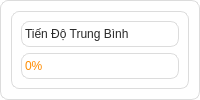
    <widget class="QWidget" name="Dept_2">
     <property name="styleSheet">
      <string notr="true">
	background-color: rgb(255, 255, 255);
	border-radius: 8px;
	border: 1px solid rgb(220, 220, 220);
      </string>
     </property>
     <layout class="QVBoxLayout" name="deptLayout">
      <item>
       <widget class="QFrame" name="progressFrame">
        <property name="styleSheet">
         <string notr="true">
	  background-color: rgb(255, 255, 255);
	  border-radius: 8px;
	  border: 1px solid rgb(220, 220, 220);
         </string>
        </property>
        <property name="frameShape">
         <enum>QFrame::Shape::StyledPanel</enum>
        </property>
        <layout class="QVBoxLayout" name="progressLayout">
         <item>
          <widget class="QLabel" name="progressTitle">
           <property name="styleSheet">
            <string notr="true">font: 700 14pt &quot;Segoe UI&quot;; color: rgb(41, 41, 41);</string>
           </property>
           <property name="text">
            <string>Tiến Độ Trung Bình</string>
           </property>
          </widget>
         </item>
         <item>
          <widget class="QLabel" name="progressPercent">
           <property name="styleSheet">
            <string notr="true">font: 700 24pt &quot;Segoe UI&quot;; color: rgb(255, 140, 0);</string>
           </property>
           <property name="text">
            <string>0%</string>
           </property>
          </widget>
         </item>
        </layout>
       </widget>
      </item>
     </layout>
    </widget>
